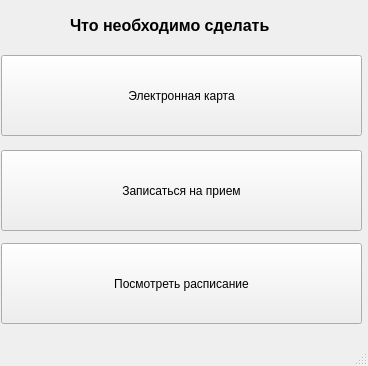
<?xml version="1.0" encoding="UTF-8"?>
<ui version="4.0">
 <class>MainWindow</class>
 <widget class="QMainWindow" name="MainWindow">
  <property name="geometry">
   <rect>
    <x>0</x>
    <y>0</y>
    <width>368</width>
    <height>366</height>
   </rect>
  </property>
  <property name="windowTitle">
   <string>MainWindow</string>
  </property>
  <property name="autoFillBackground">
   <bool>false</bool>
  </property>
  <widget class="QWidget" name="centralwidget">
   <property name="autoFillBackground">
    <bool>true</bool>
   </property>
   <widget class="QLabel" name="label">
    <property name="geometry">
     <rect>
      <x>70</x>
      <y>10</y>
      <width>261</width>
      <height>31</height>
     </rect>
    </property>
    <property name="font">
     <font>
      <pointsize>12</pointsize>
      <bold>true</bold>
     </font>
    </property>
    <property name="text">
     <string>Что необходимо сделать</string>
    </property>
   </widget>
   <widget class="QPushButton" name="pushButton">
    <property name="geometry">
     <rect>
      <x>1</x>
      <y>55</y>
      <width>361</width>
      <height>81</height>
     </rect>
    </property>
    <property name="text">
     <string>Электронная карта</string>
    </property>
   </widget>
   <widget class="QPushButton" name="pushButton_3">
    <property name="geometry">
     <rect>
      <x>1</x>
      <y>150</y>
      <width>361</width>
      <height>81</height>
     </rect>
    </property>
    <property name="text">
     <string>Записаться на прием</string>
    </property>
   </widget>
   <widget class="QPushButton" name="pushButton_4">
    <property name="geometry">
     <rect>
      <x>1</x>
      <y>243</y>
      <width>361</width>
      <height>81</height>
     </rect>
    </property>
    <property name="text">
     <string>Посмотреть расписание</string>
    </property>
   </widget>
  </widget>
  <widget class="QMenuBar" name="menubar">
   <property name="geometry">
    <rect>
     <x>0</x>
     <y>0</y>
     <width>368</width>
     <height>25</height>
    </rect>
   </property>
  </widget>
  <widget class="QStatusBar" name="statusbar"/>
 </widget>
 <resources/>
 <connections/>
</ui>
